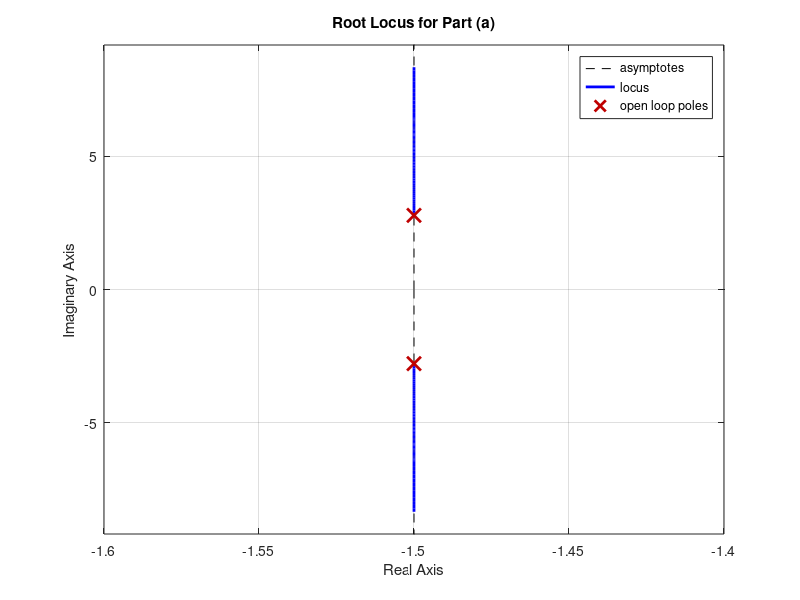
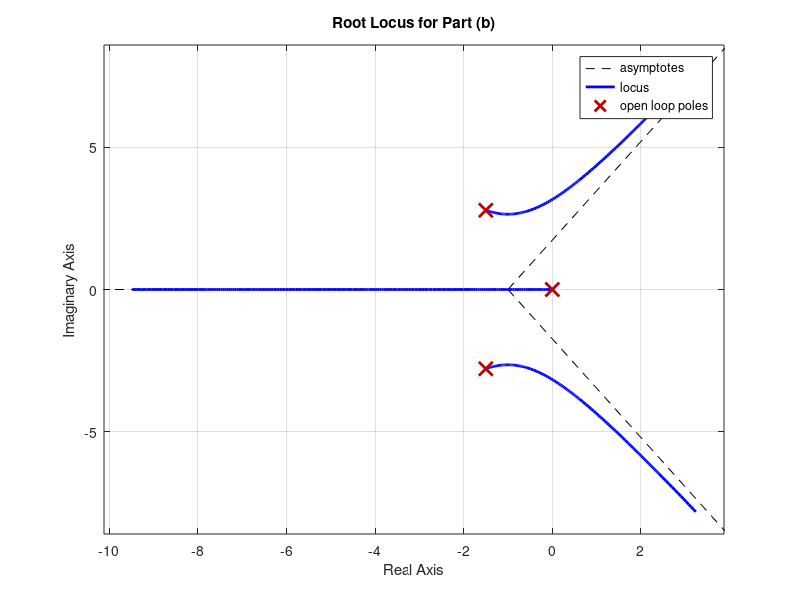
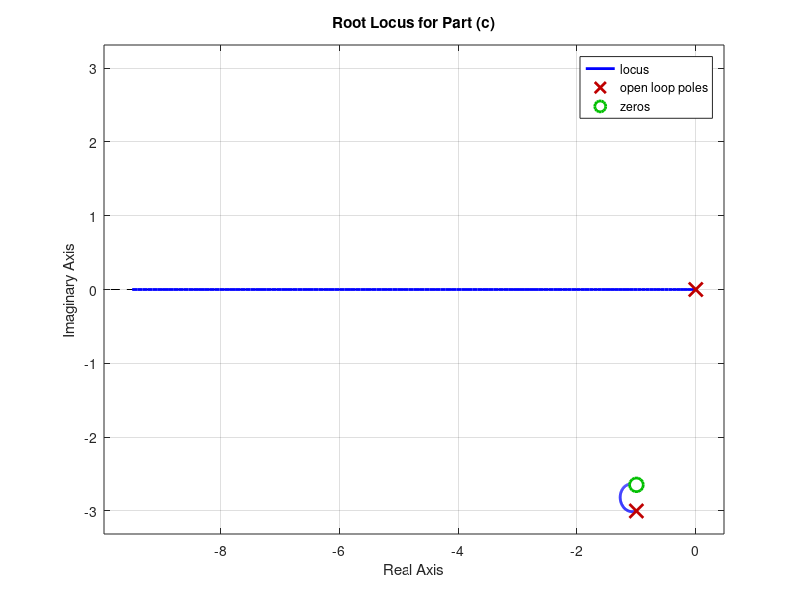
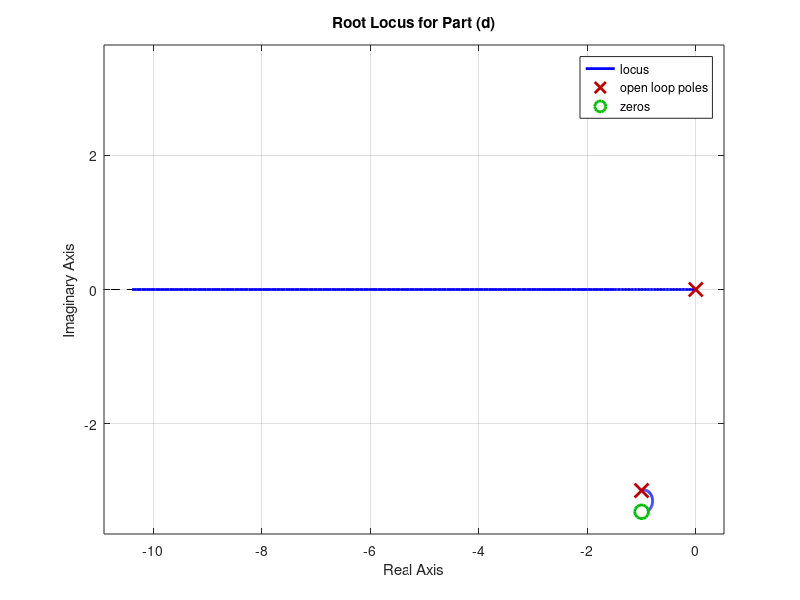

MATLAB code to generate these figures, in order:
%% MAE 171A Homework 6
% Adela Reyes

clear, clc;

%% Problem 2 (5.5)

s = tf('s');

% a) 
La = 1/(s^2 + 3*s + 10);

figure;
rlocus(La);
grid on;
title('Root Locus for Part (a)');

% b) 
Lb = 1/(s*(s^2 + 3*s + 10));

figure;
rlocus(Lb);
grid on;
title('Root Locus for Part (b)');

% c)
Lc = (s^2 + 2*s + 8)/(s*(s^2 + 2*s + 10));

figure;
rlocus(Lc);
grid on;
title('Root Locus for Part (c)');

% d)
Ld = (s^2 + 2*s + 12)/(s*(s^2 + 2*s + 10));

figure;
rlocus(Ld);
grid on;
title('Root Locus for Part (d)');

%% Problem 3 (5.7)

clear; clc;

s = tf('s');

% Part (b)
Lb = (s+3)/(s^2*(s+10)*(s^2+6*s+25));

figure;
rlocus(Lb);
grid on;
axis([-15 10 -15 15]);
title('Root Locus for 5.7(b)');


% Part (c)
Lc = (s+3)^2/(s^2*(s+10)*(s^2+6*s+25));

figure;
rlocus(Lc);
grid on;
axis([-15 10 -15 15]);
title('Root Locus for 5.7(c)');


% Part (e)
Le = ((s+1)^2 + 1)/(s^2*(s+2)*(s+3));

figure;
rlocus(Le);
grid on;
axis([-15 10 -15 15]);
title('Root Locus for 5.7(e)');
